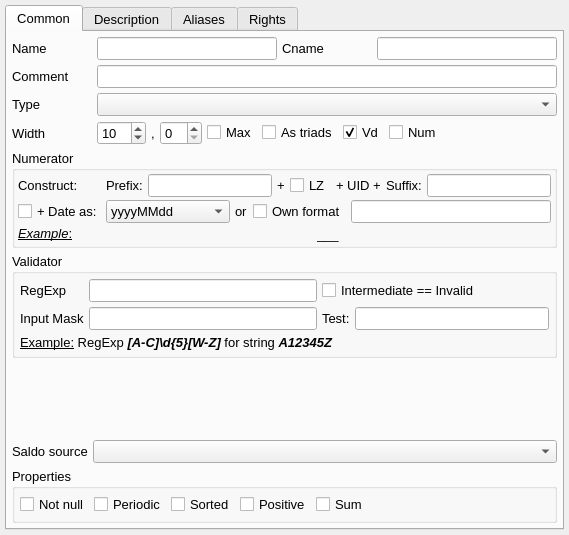
<?xml version="1.0" encoding="UTF-8"?>
<ui version="4.0">
 <class>FieldEditor</class>
 <widget class="QMainWindow" name="FieldEditor">
  <property name="geometry">
   <rect>
    <x>0</x>
    <y>0</y>
    <width>569</width>
    <height>535</height>
   </rect>
  </property>
  <property name="windowTitle">
   <string>Field</string>
  </property>
  <widget class="QWidget" name="widget">
   <layout class="QGridLayout">
    <item row="0" column="0">
     <widget class="QTabWidget" name="tabWidget">
      <property name="font">
       <font>
        <pointsize>10</pointsize>
       </font>
      </property>
      <property name="currentIndex">
       <number>0</number>
      </property>
      <widget class="QWidget" name="tab">
       <attribute name="title">
        <string>Common</string>
       </attribute>
       <layout class="QGridLayout">
        <item row="0" column="0">
         <widget class="QLabel" name="textLabel1">
          <property name="sizePolicy">
           <sizepolicy hsizetype="Minimum" vsizetype="Preferred">
            <horstretch>0</horstretch>
            <verstretch>0</verstretch>
           </sizepolicy>
          </property>
          <property name="minimumSize">
           <size>
            <width>80</width>
            <height>0</height>
           </size>
          </property>
          <property name="font">
           <font>
            <pointsize>10</pointsize>
           </font>
          </property>
          <property name="text">
           <string>Name</string>
          </property>
          <property name="wordWrap">
           <bool>false</bool>
          </property>
         </widget>
        </item>
        <item row="2" column="0">
         <widget class="QLabel" name="textLabel4">
          <property name="sizePolicy">
           <sizepolicy hsizetype="Minimum" vsizetype="Preferred">
            <horstretch>0</horstretch>
            <verstretch>0</verstretch>
           </sizepolicy>
          </property>
          <property name="minimumSize">
           <size>
            <width>80</width>
            <height>0</height>
           </size>
          </property>
          <property name="maximumSize">
           <size>
            <width>80</width>
            <height>32767</height>
           </size>
          </property>
          <property name="font">
           <font>
            <pointsize>10</pointsize>
           </font>
          </property>
          <property name="text">
           <string>Type</string>
          </property>
          <property name="wordWrap">
           <bool>false</bool>
          </property>
         </widget>
        </item>
        <item row="1" column="0">
         <widget class="QLabel" name="textLabel1_2_2">
          <property name="sizePolicy">
           <sizepolicy hsizetype="Minimum" vsizetype="Preferred">
            <horstretch>0</horstretch>
            <verstretch>0</verstretch>
           </sizepolicy>
          </property>
          <property name="minimumSize">
           <size>
            <width>80</width>
            <height>0</height>
           </size>
          </property>
          <property name="font">
           <font>
            <pointsize>10</pointsize>
           </font>
          </property>
          <property name="text">
           <string>Comment</string>
          </property>
          <property name="wordWrap">
           <bool>false</bool>
          </property>
         </widget>
        </item>
        <item row="1" column="1" colspan="3">
         <widget class="QLineEdit" name="eComment">
          <property name="font">
           <font>
            <pointsize>10</pointsize>
           </font>
          </property>
         </widget>
        </item>
        <item row="2" column="1" colspan="3">
         <widget class="QComboBox" name="eType">
          <property name="sizePolicy">
           <sizepolicy hsizetype="Minimum" vsizetype="Fixed">
            <horstretch>1</horstretch>
            <verstretch>0</verstretch>
           </sizepolicy>
          </property>
          <property name="font">
           <font>
            <pointsize>10</pointsize>
           </font>
          </property>
          <property name="duplicatesEnabled">
           <bool>false</bool>
          </property>
         </widget>
        </item>
        <item row="3" column="0">
         <widget class="QLabel" name="tWidth">
          <property name="font">
           <font>
            <pointsize>10</pointsize>
           </font>
          </property>
          <property name="text">
           <string>Width</string>
          </property>
          <property name="wordWrap">
           <bool>false</bool>
          </property>
         </widget>
        </item>
        <item row="8" column="0" colspan="4">
         <widget class="QGroupBox" name="PropBox">
          <property name="font">
           <font>
            <pointsize>10</pointsize>
           </font>
          </property>
          <property name="title">
           <string>Properties</string>
          </property>
          <layout class="QHBoxLayout">
           <item>
            <widget class="QCheckBox" name="efNZ">
             <property name="font">
              <font>
               <pointsize>10</pointsize>
              </font>
             </property>
             <property name="text">
              <string>Not null</string>
             </property>
            </widget>
           </item>
           <item>
            <widget class="QCheckBox" name="efPeriodic">
             <property name="font">
              <font>
               <pointsize>10</pointsize>
              </font>
             </property>
             <property name="text">
              <string>Periodic</string>
             </property>
            </widget>
           </item>
           <item>
            <widget class="QCheckBox" name="efSort">
             <property name="font">
              <font>
               <pointsize>10</pointsize>
              </font>
             </property>
             <property name="text">
              <string>Sorted</string>
             </property>
            </widget>
           </item>
           <item>
            <widget class="QCheckBox" name="efPlus">
             <property name="font">
              <font>
               <pointsize>10</pointsize>
              </font>
             </property>
             <property name="text">
              <string>Positive</string>
             </property>
            </widget>
           </item>
           <item>
            <widget class="QCheckBox" name="efSum">
             <property name="font">
              <font>
               <pointsize>10</pointsize>
              </font>
             </property>
             <property name="text">
              <string>Sum</string>
             </property>
            </widget>
           </item>
           <item>
            <spacer name="spacer14">
             <property name="orientation">
              <enum>Qt::Horizontal</enum>
             </property>
             <property name="sizeType">
              <enum>QSizePolicy::Expanding</enum>
             </property>
             <property name="sizeHint" stdset="0">
              <size>
               <width>66</width>
               <height>16</height>
              </size>
             </property>
            </spacer>
           </item>
          </layout>
         </widget>
        </item>
        <item row="5" column="0" colspan="4">
         <widget class="QGroupBox" name="ValidateGroupBox">
          <property name="title">
           <string>Validator</string>
          </property>
          <property name="checkable">
           <bool>false</bool>
          </property>
          <layout class="QGridLayout">
           <item row="2" column="0" colspan="3">
            <widget class="QLabel" name="textLabel3">
             <property name="text">
              <string>&lt;u&gt;Example:&lt;/u&gt; RegExp &lt;b&gt;&lt;i&gt;[A-C]\d{5}[W-Z]&lt;/b&gt;&lt;/i&gt; for string &lt;i&gt;&lt;b&gt;A12345Z&lt;/b&gt;&lt;/i&gt;</string>
             </property>
             <property name="textFormat">
              <enum>Qt::AutoText</enum>
             </property>
             <property name="wordWrap">
              <bool>false</bool>
             </property>
            </widget>
           </item>
           <item row="0" column="0">
            <widget class="QLabel" name="textLabel1_5">
             <property name="text">
              <string>RegExp</string>
             </property>
             <property name="wordWrap">
              <bool>false</bool>
             </property>
            </widget>
           </item>
           <item row="0" column="2">
            <widget class="QCheckBox" name="two_state">
             <property name="text">
              <string>Intermediate == Invalid</string>
             </property>
            </widget>
           </item>
           <item row="1" column="0">
            <widget class="QLabel" name="textLabel1_4">
             <property name="text">
              <string>Input Mask</string>
             </property>
             <property name="wordWrap">
              <bool>false</bool>
             </property>
            </widget>
           </item>
           <item row="0" column="1">
            <widget class="QLineEdit" name="VdRegEx">
             <property name="toolTip">
              <string>[ABCD], will match an A or a B or a C or a D.</string>
             </property>
            </widget>
           </item>
           <item row="1" column="1">
            <widget class="QLineEdit" name="inputMask">
             <property name="toolTip">
              <string>[ABCD], will match an A or a B or a C or a D.</string>
             </property>
            </widget>
           </item>
           <item row="1" column="2">
            <layout class="QHBoxLayout">
             <item>
              <widget class="QLabel" name="textLabel2_3">
               <property name="text">
                <string>Test:</string>
               </property>
               <property name="wordWrap">
                <bool>false</bool>
               </property>
              </widget>
             </item>
             <item>
              <widget class="QLineEdit" name="Testline"/>
             </item>
            </layout>
           </item>
          </layout>
         </widget>
        </item>
        <item row="0" column="2">
         <widget class="QLabel" name="textLabel1_2">
          <property name="sizePolicy">
           <sizepolicy hsizetype="Minimum" vsizetype="Preferred">
            <horstretch>0</horstretch>
            <verstretch>0</verstretch>
           </sizepolicy>
          </property>
          <property name="font">
           <font>
            <pointsize>10</pointsize>
           </font>
          </property>
          <property name="text">
           <string>Cname</string>
          </property>
          <property name="wordWrap">
           <bool>false</bool>
          </property>
         </widget>
        </item>
        <item row="0" column="1">
         <widget class="QLineEdit" name="eName">
          <property name="sizePolicy">
           <sizepolicy hsizetype="Expanding" vsizetype="Fixed">
            <horstretch>2</horstretch>
            <verstretch>0</verstretch>
           </sizepolicy>
          </property>
          <property name="font">
           <font>
            <pointsize>10</pointsize>
           </font>
          </property>
         </widget>
        </item>
        <item row="0" column="3">
         <widget class="QLineEdit" name="eCname">
          <property name="sizePolicy">
           <sizepolicy hsizetype="Expanding" vsizetype="Fixed">
            <horstretch>2</horstretch>
            <verstretch>0</verstretch>
           </sizepolicy>
          </property>
          <property name="font">
           <font>
            <pointsize>10</pointsize>
           </font>
          </property>
         </widget>
        </item>
        <item row="6" column="3">
         <spacer name="spacer13">
          <property name="orientation">
           <enum>Qt::Vertical</enum>
          </property>
          <property name="sizeType">
           <enum>QSizePolicy::Expanding</enum>
          </property>
          <property name="sizeHint" stdset="0">
           <size>
            <width>16</width>
            <height>40</height>
           </size>
          </property>
         </spacer>
        </item>
        <item row="7" column="0" colspan="4">
         <layout class="QHBoxLayout">
          <item>
           <widget class="QLabel" name="saldoTextLabel">
            <property name="sizePolicy">
             <sizepolicy hsizetype="Preferred" vsizetype="Fixed">
              <horstretch>0</horstretch>
              <verstretch>0</verstretch>
             </sizepolicy>
            </property>
            <property name="font">
             <font>
              <pointsize>10</pointsize>
             </font>
            </property>
            <property name="text">
             <string>Saldo source</string>
            </property>
            <property name="wordWrap">
             <bool>false</bool>
            </property>
           </widget>
          </item>
          <item>
           <widget class="QComboBox" name="combo_rests">
            <property name="sizePolicy">
             <sizepolicy hsizetype="Expanding" vsizetype="Fixed">
              <horstretch>0</horstretch>
              <verstretch>0</verstretch>
             </sizepolicy>
            </property>
            <property name="font">
             <font>
              <pointsize>10</pointsize>
             </font>
            </property>
           </widget>
          </item>
         </layout>
        </item>
        <item row="3" column="1" colspan="3">
         <layout class="QHBoxLayout">
          <item>
           <widget class="QSpinBox" name="eWidth">
            <property name="font">
             <font>
              <pointsize>10</pointsize>
             </font>
            </property>
            <property name="minimum">
             <number>1</number>
            </property>
            <property name="maximum">
             <number>254</number>
            </property>
            <property name="value">
             <number>10</number>
            </property>
           </widget>
          </item>
          <item>
           <widget class="QLabel" name="tDec">
            <property name="font">
             <font>
              <pointsize>10</pointsize>
             </font>
            </property>
            <property name="text">
             <string>,</string>
            </property>
            <property name="wordWrap">
             <bool>false</bool>
            </property>
           </widget>
          </item>
          <item>
           <widget class="QSpinBox" name="eDec">
            <property name="font">
             <font>
              <pointsize>10</pointsize>
             </font>
            </property>
           </widget>
          </item>
          <item>
           <widget class="QCheckBox" name="tNotBound">
            <property name="font">
             <font>
              <pointsize>10</pointsize>
             </font>
            </property>
            <property name="text">
             <string>Max</string>
            </property>
           </widget>
          </item>
          <item>
           <widget class="QCheckBox" name="tSepTriads">
            <property name="font">
             <font>
              <pointsize>10</pointsize>
             </font>
            </property>
            <property name="text">
             <string>As triads</string>
            </property>
           </widget>
          </item>
          <item>
           <widget class="QCheckBox" name="efVd">
            <property name="text">
             <string>Vd</string>
            </property>
            <property name="checked">
             <bool>true</bool>
            </property>
           </widget>
          </item>
          <item>
           <widget class="QCheckBox" name="efNumerator">
            <property name="text">
             <string>Num</string>
            </property>
           </widget>
          </item>
          <item>
           <spacer name="spacer7">
            <property name="orientation">
             <enum>Qt::Horizontal</enum>
            </property>
            <property name="sizeType">
             <enum>QSizePolicy::Expanding</enum>
            </property>
            <property name="sizeHint" stdset="0">
             <size>
              <width>64</width>
              <height>20</height>
             </size>
            </property>
           </spacer>
          </item>
         </layout>
        </item>
        <item row="4" column="0" colspan="4">
         <widget class="QGroupBox" name="NumeratorGroupBox">
          <property name="title">
           <string>Numerator</string>
          </property>
          <layout class="QGridLayout">
           <property name="margin">
            <number>3</number>
           </property>
           <property name="spacing">
            <number>3</number>
           </property>
           <item row="2" column="0">
            <widget class="QLabel" name="exLabel">
             <property name="text">
              <string>&lt;u&gt;&lt;i&gt;Example&lt;/i&gt;:&lt;/u&gt;</string>
             </property>
             <property name="wordWrap">
              <bool>false</bool>
             </property>
            </widget>
           </item>
           <item row="0" column="0">
            <widget class="QLabel" name="Num_Label">
             <property name="text">
              <string>Construct:</string>
             </property>
             <property name="wordWrap">
              <bool>false</bool>
             </property>
            </widget>
           </item>
           <item row="1" column="0">
            <widget class="QCheckBox" name="DateFormat">
             <property name="text">
              <string>+ Date as:</string>
             </property>
            </widget>
           </item>
           <item row="2" column="1">
            <layout class="QHBoxLayout">
             <item>
              <spacer name="spacer20">
               <property name="orientation">
                <enum>Qt::Horizontal</enum>
               </property>
               <property name="sizeType">
                <enum>QSizePolicy::Expanding</enum>
               </property>
               <property name="sizeHint" stdset="0">
                <size>
                 <width>144</width>
                 <height>16</height>
                </size>
               </property>
              </spacer>
             </item>
             <item>
              <widget class="QLabel" name="eXample">
               <property name="text">
                <string>___</string>
               </property>
               <property name="wordWrap">
                <bool>false</bool>
               </property>
              </widget>
             </item>
             <item>
              <spacer name="spacer19">
               <property name="orientation">
                <enum>Qt::Horizontal</enum>
               </property>
               <property name="sizeType">
                <enum>QSizePolicy::Expanding</enum>
               </property>
               <property name="sizeHint" stdset="0">
                <size>
                 <width>135</width>
                 <height>16</height>
                </size>
               </property>
              </spacer>
             </item>
            </layout>
           </item>
           <item row="0" column="1">
            <layout class="QHBoxLayout">
             <item>
              <widget class="QLabel" name="PrLabel">
               <property name="text">
                <string>Prefix:</string>
               </property>
               <property name="wordWrap">
                <bool>false</bool>
               </property>
              </widget>
             </item>
             <item>
              <widget class="QLineEdit" name="ePrefix">
               <property name="sizePolicy">
                <sizepolicy hsizetype="Expanding" vsizetype="Fixed">
                 <horstretch>1</horstretch>
                 <verstretch>0</verstretch>
                </sizepolicy>
               </property>
              </widget>
             </item>
             <item>
              <widget class="QLabel" name="textLabel1_6">
               <property name="text">
                <string>+</string>
               </property>
               <property name="wordWrap">
                <bool>false</bool>
               </property>
              </widget>
             </item>
             <item>
              <widget class="QCheckBox" name="lzcheckBox">
               <property name="text">
                <string>LZ</string>
               </property>
              </widget>
             </item>
             <item>
              <widget class="QLabel" name="textLabel1_3">
               <property name="text">
                <string>+ UID +</string>
               </property>
               <property name="wordWrap">
                <bool>false</bool>
               </property>
              </widget>
             </item>
             <item>
              <widget class="QLabel" name="SfLabel">
               <property name="text">
                <string>Suffix:</string>
               </property>
               <property name="wordWrap">
                <bool>false</bool>
               </property>
              </widget>
             </item>
             <item>
              <widget class="QLineEdit" name="eSuffix">
               <property name="sizePolicy">
                <sizepolicy hsizetype="Expanding" vsizetype="Fixed">
                 <horstretch>1</horstretch>
                 <verstretch>0</verstretch>
                </sizepolicy>
               </property>
              </widget>
             </item>
            </layout>
           </item>
           <item row="1" column="1">
            <layout class="QHBoxLayout">
             <item>
              <widget class="QComboBox" name="aDFormatBox">
               <item>
                <property name="text">
                 <string>yyyyMMdd</string>
                </property>
               </item>
               <item>
                <property name="text">
                 <string>yyMMdd</string>
                </property>
               </item>
               <item>
                <property name="text">
                 <string>dd MMMM yyyy</string>
                </property>
               </item>
              </widget>
             </item>
             <item>
              <widget class="QLabel" name="textLabel2">
               <property name="text">
                <string>or</string>
               </property>
               <property name="wordWrap">
                <bool>false</bool>
               </property>
              </widget>
             </item>
             <item>
              <widget class="QCheckBox" name="useOwnFofmat">
               <property name="text">
                <string>Own format</string>
               </property>
              </widget>
             </item>
             <item>
              <widget class="QLineEdit" name="eOwnFormat">
               <property name="sizePolicy">
                <sizepolicy hsizetype="Expanding" vsizetype="Fixed">
                 <horstretch>1</horstretch>
                 <verstretch>0</verstretch>
                </sizepolicy>
               </property>
              </widget>
             </item>
            </layout>
           </item>
          </layout>
         </widget>
        </item>
       </layout>
      </widget>
      <widget class="QWidget" name="tab">
       <attribute name="title">
        <string>Description</string>
       </attribute>
       <layout class="QGridLayout">
        <item row="0" column="0">
         <widget class="QTextEdit" name="eDescription"/>
        </item>
       </layout>
      </widget>
      <widget class="QWidget" name="TabPage">
       <attribute name="title">
        <string>Aliases</string>
       </attribute>
       <layout class="QGridLayout">
        <item row="0" column="0">
         <widget class="QTableView" name="tAliases"/>
        </item>
       </layout>
      </widget>
      <widget class="QWidget" name="TabPage">
       <attribute name="title">
        <string>Rights</string>
       </attribute>
       <layout class="QGridLayout">
        <item row="0" column="0">
         <layout class="QGridLayout">
          <item row="0" column="0">
           <widget class="QListView" name="aUsersList"/>
          </item>
          <item row="0" column="1">
           <widget class="QListView" name="aRightsList"/>
          </item>
         </layout>
        </item>
       </layout>
      </widget>
     </widget>
    </item>
   </layout>
  </widget>
 </widget>
 <layoutdefault spacing="5" margin="5"/>
 <pixmapfunction>qPixmapFromMimeSource</pixmapfunction>
 <resources/>
 <connections/>
</ui>
